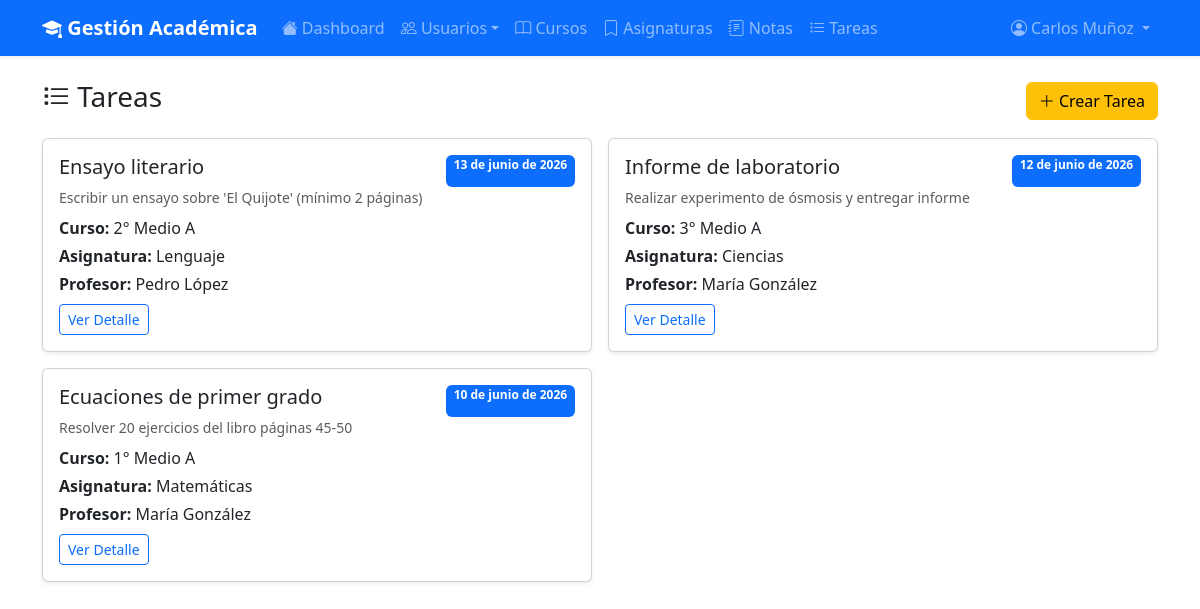
Page /tasks/ (signed in) on the committed database.
### tasks_app/models.py (models this page shows, shortened)
class Task(models.Model):
    titulo = models.CharField("Título", max_length=200)
    descripcion = models.TextField("Descripción")
    subject = models.ForeignKey("academics.Subject", on_delete=models.CASCADE, related_name="tasks")
    teacher = models.ForeignKey("accounts.Teacher", on_delete=models.CASCADE, related_name="tasks")
    course = models.ForeignKey("academics.Course", on_delete=models.CASCADE, related_name="tasks")
    fecha_creacion = models.DateTimeField("Fecha de creación", auto_now_add=True)
    fecha_entrega = models.DateField("Fecha de entrega")
    archivo = models.FileField("Archivo adjunto", upload_to="tasks/", blank=True, null=True)
    class Meta:
        verbose_name = "Tarea"
        verbose_name_plural = "Tareas"
        ordering = ["-fecha_entrega"]

### academics/models.py (models this page shows, shortened)
class Course(models.Model):
    nombre = models.CharField("Nombre del curso", max_length=100)
    descripcion = models.TextField("Descripción", blank=True)
    año = models.IntegerField("Año académico")
    alumnos = models.ManyToManyField(
        "accounts.Student",
        related_name="courses",
        through="academics.Enrollment",
        blank=True,
    )
    class Meta:
        verbose_name = "Curso"
        verbose_name_plural = "Cursos"
        ordering = ["-año", "nombre"]

class Subject(models.Model):
    nombre = models.CharField("Nombre", max_length=100)
    codigo = models.CharField("Código", max_length=10, unique=True)
    descripcion = models.TextField("Descripción", blank=True)
    profesores = models.ManyToManyField("accounts.Teacher", related_name="subjects", blank=True)
    cursos = models.ManyToManyField(Course, related_name="subjects", blank=True)
    class Meta:
        verbose_name = "Asignatura"
        verbose_name_plural = "Asignaturas"
        ordering = ["nombre"]

### accounts/models.py (models this page shows, shortened)
class Teacher(models.Model):
    user = models.OneToOneField(User, on_delete=models.CASCADE, primary_key=True)
    rut = models.CharField("RUT", max_length=12, unique=True)
    telefono = models.CharField("Teléfono", max_length=15, blank=True)
    fecha_contrato = models.DateField("Fecha de contrato")
    especialidad = models.CharField("Especialidad", max_length=100, blank=True)
    class Meta:
        verbose_name = "Profesor"
        verbose_name_plural = "Profesores"

### tasks_app/views.py (the view)
# urls.py: path("", views.TaskListView.as_view(), name="task_list"),
class TaskListView(LoginRequiredMixin, ListView):
    model = Task
    template_name = "tasks_app/task_list.html"
    context_object_name = "tasks"
    def get_context_data(self, **kwargs):
        ctx = super().get_context_data(**kwargs)
        ctx["today"] = date.today()
        return ctx
    def get_queryset(self):
        qs = Task.objects.all()
        if hasattr(self.request.user, "student"):
            student = self.request.user.student
            qs = qs.filter(course__in=student.courses.all())
        elif hasattr(self.request.user, "teacher"):
            qs = qs.filter(teacher=self.request.user.teacher)
        return qs

### accounts/context_processors.py (called while the page is built)
def user_role(request):
    if not request.user.is_authenticated:
        return {"role": None}
    if hasattr(request.user, "student"):
        return {"role": "student"}
    if hasattr(request.user, "teacher"):
        return {"role": "teacher"}
    if hasattr(request.user, "adminprofile") or request.user.is_superuser:
        return {"role": "admin"}
    return {"role": None}

### tasks_app/templates/tasks_app/task_list.html (shortened to what this page needs)
{% extends "base.html" %}
{% block content %}
<div class="d-flex justify-content-between align-items-center mb-3">
    <h3><i class="bi bi-list-task"></i> Tareas</h3>
    {% if role != 'student' %}
    <a href="{% url 'tasks_app:task_create' %}" class="btn btn-warning"><i class="bi bi-plus-lg"></i> Crear Tarea</a>
    {% endif %}
</div>
<div class="row g-3">
    {% for t in tasks %}
    <div class="col-md-6">
        <div class="card shadow-sm h-100">
            <div class="card-body">
                <div class="d-flex justify-content-between">
                    <h5 class="card-title">{{ t.titulo }}</h5>
                    <span class="badge bg-{% if t.fecha_entrega < today %}danger{% else %}primary{% endif %}">
                        {% if t.fecha_entrega < today %}Vencida{% else %}{{ t.fecha_entrega }}{% endif %}
                    </span>
                </div>
                <p class="text-muted small mb-2">{{ t.descripcion|truncatechars:120 }}</p>
                <p class="mb-1"><strong>Curso:</strong> {{ t.course.nombre }}</p>
                <p class="mb-1"><strong>Asignatura:</strong> {{ t.subject.nombre }}</p>
                <p class="mb-0"><strong>Profesor:</strong> {{ t.teacher.user.get_full_name }}</p>
                <a href="{% url 'tasks_app:task_detail' t.pk %}" class="btn btn-sm btn-outline-primary mt-2">Ver Detalle</a>
            </div>
        </div>
    </div>
    {% empty %}
    <div class="col"><p class="text-muted">No hay tareas disponibles</p></div>
    {% endfor %}
</div>
{% endblock %}

### templates/base.html (shortened to what this page needs)
<!DOCTYPE html>
<html lang="es">
<head>
    <link href="https://cdn.jsdelivr.net/npm/bootstrap@5.3.3/dist/css/bootstrap.min.css" rel="stylesheet">
    <link rel="stylesheet" href="https://cdn.jsdelivr.net/npm/bootstrap-icons@1.11.3/font/bootstrap-icons.min.css">
</head>
<body>
    {% if user.is_authenticated %}
    <nav class="navbar navbar-expand-lg navbar-dark bg-primary shadow-sm">
        <div class="container">
            <a class="navbar-brand fw-bold" href="{% url 'dashboard' %}">
                <i class="bi bi-mortarboard-fill"></i> Gestión Académica
            </a>
            <div class="collapse navbar-collapse" id="navbarNav">
                <ul class="navbar-nav me-auto">
                    <li class="nav-item"><a class="nav-link" href="{% url 'dashboard' %}"><i class="bi bi-house-fill"></i> Dashboard</a></li>
                    {% if role == 'student' %}
                        <li class="nav-item"><a class="nav-link" href="{% url 'academics:grade_list' %}"><i class="bi bi-journal-text"></i> Mis Notas</a></li>
                        <li class="nav-item"><a class="nav-link" href="{% url 'tasks_app:task_list' %}"><i class="bi bi-list-task"></i> Tareas</a></li>
                        <li class="nav-item"><a class="nav-link" href="{% url 'academics:attendance_list' %}"><i class="bi bi-calendar-check"></i> Asistencia</a></li>
                    {% elif role == 'admin' %}
                        <li class="nav-item dropdown">
                            <a class="nav-link dropdown-toggle" href="#" data-bs-toggle="dropdown"><i class="bi bi-people"></i> Usuarios</a>
                        </li>
                        <li class="nav-item"><a class="nav-link" href="{% url 'academics:course_list' %}"><i class="bi bi-book"></i> Cursos</a></li>
                        <li class="nav-item"><a class="nav-link" href="{% url 'academics:subject_list' %}"><i class="bi bi-bookmark"></i> Asignaturas</a></li>
                        <li class="nav-item"><a class="nav-link" href="{% url 'academics:grade_list' %}"><i class="bi bi-journal-text"></i> Notas</a></li>
                        <li class="nav-item"><a class="nav-link" href="{% url 'tasks_app:task_list' %}"><i class="bi bi-list-task"></i> Tareas</a></li>
                    {% endif %}
                </ul>
                <ul class="navbar-nav">
                    <li class="nav-item dropdown">
                        <a class="nav-link dropdown-toggle" href="#" data-bs-toggle="dropdown">
                            <i class="bi bi-person-circle"></i> {{ user.get_full_name|default:user.username }}
                        </a>
                    </li>
                </ul>
            </div>
        </div>
    </nav>
    {% endif %}
    <div class="container mt-4">
        {% block content %}{% endblock %}
    </div>
</body>
</html>

### rows in the picture
Task: titulo "Ensayo literario", fecha_entrega "13 de junio de 2026", descripcion "Escribir un ensayo sobre 'El Quijote' (mínimo 2 páginas)", course.nombre "2° Medio A", subject.nombre "Lenguaje", teacher.user.get_full_name "Pedro López"
Task: titulo "Informe de laboratorio", fecha_entrega "12 de junio de 2026", descripcion "Realizar experimento de ósmosis y entregar informe", course.nombre "3° Medio A", subject.nombre "Ciencias", teacher.user.get_full_name "María González"
Task: titulo "Ecuaciones de primer grado", fecha_entrega "10 de junio de 2026", descripcion "Resolver 20 ejercicios del libro páginas 45-50", course.nombre "1° Medio A", subject.nombre "Matemáticas", teacher.user.get_full_name "María González"

### other values in the picture
{{ user.get_full_name|default:user.username }} "Carlos Muñoz"
